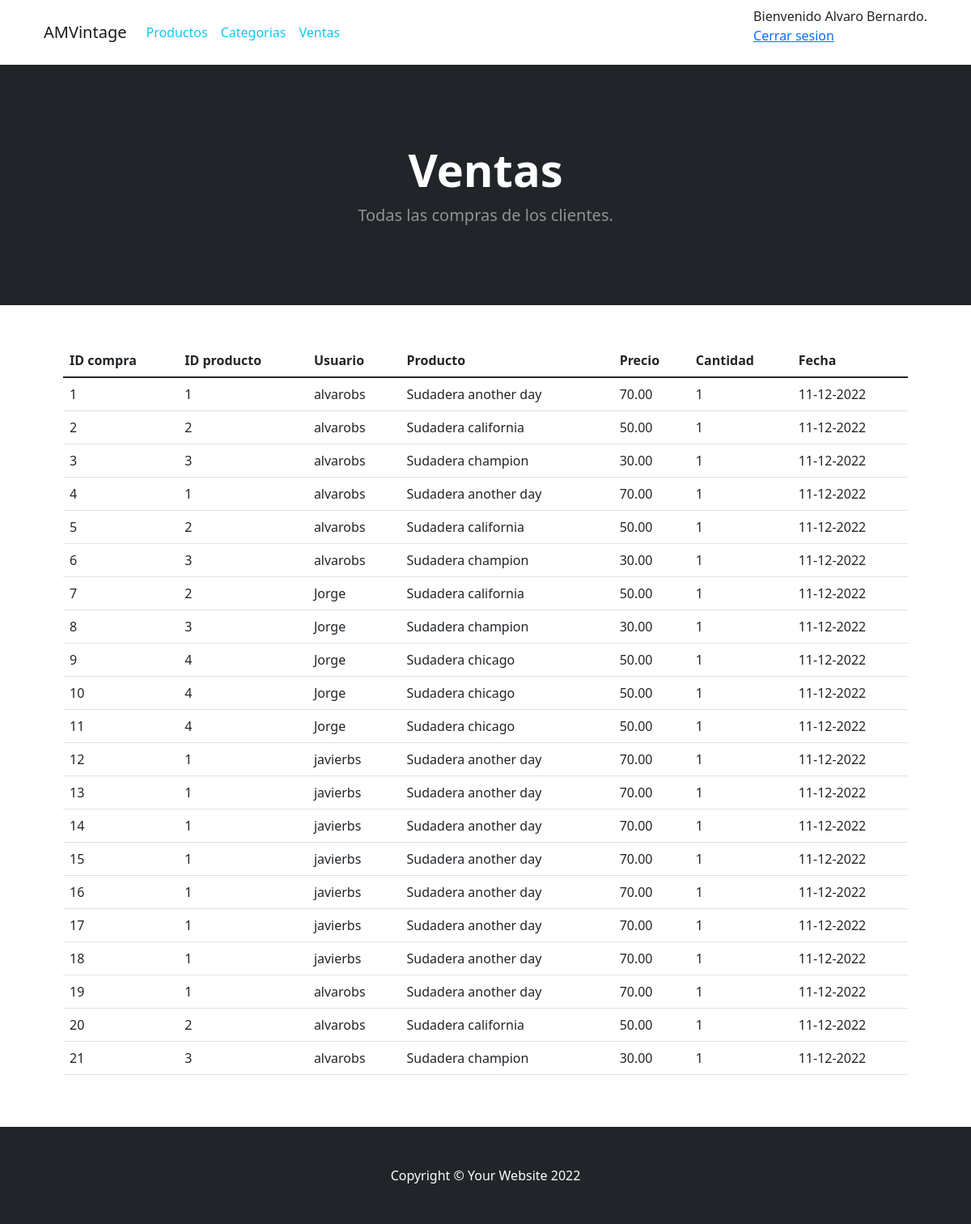
/administrarVentas.php (signed in), run on the app's committed database.
### tables this page shows
CREATE TABLE `usuarios` (
  `nombre` varchar(255) NOT NULL,
  `nombreUsuario` varchar(255) NOT NULL,
  `contra` varchar(255) NOT NULL,
  `direccion` varchar(255) NOT NULL,
  `gmail` varchar(255) NOT NULL,
  `telefono` int(11) NOT NULL,
  `tipo` varchar(255) NOT NULL
);

CREATE TABLE `compras` (
  `idCompra` int(11) NOT NULL,
  `id_producto` int(11) NOT NULL,
  `nombreUsuario` varchar(255) NOT NULL,
  `fecha` varchar(255) NOT NULL
);

CREATE TABLE `productos` (
  `id` int(11) NOT NULL,
  `nombre` varchar(255) NOT NULL,
  `descripcion` varchar(255) NOT NULL,
  `precio` decimal(10,2) NOT NULL,
  `cantidad` int(11) NOT NULL,
  `imagen` varchar(255) NOT NULL,
  `id_categoria` int(11) NOT NULL
);

### administrarVentas.php (the view, shortened to what this page needs)
<?php  require_once "conexion.php";
?>
<!DOCTYPE html>
<html lang="en">
<head>
    <link href="css/styles.css" rel="stylesheet" />
    <link href="css/estilos.css" rel="stylesheet" />
</head>
<body>
    <div class="container">
    <nav class="navbar navbar-expand-lg navbar-light">
  <div class="container-fluid">
    <a class="navbar-brand" href="index.php">AMVintage</a>
    <div class="collapse navbar-collapse" id="navbarNav">
      <ul class="navbar-nav">
        <a href="administrar.php" class="nav-link text-info" category="all">Productos</a>
      </ul>
      <ul class="navbar-nav">
        <a href="administrarCategorias.php" class="nav-link text-info" category="all">Categorias</a>
      </ul>
      <ul class="navbar-nav">
        <a href="administrarVentas.php" class="nav-link text-info" category="all">Ventas</a>
      </ul>
    </div>
    <ul>
            <?php
            if(isset($_SESSION["usuario"])){
                $nomusu=$_SESSION["usuario"];
                $query=mysqli_query($conexion,"SELECT nombre, nombreUsuario, tipo FROM usuarios WHERE nombreUsuario='$nomusu'");
                $result=mysqli_num_rows($query);
                if($result>0){
                    $data=mysqli_fetch_assoc($query);
                    echo "Bienvenido ".$data["nombre"].".";
                    echo "<br>";
                    echo "<a href='destruirsesion.php'>Cerrar sesion</a>";
                }
            }else{
            ?>
          <a href="inicioSesion.php" class="btn btn-primary">Iniciar sesión</a>
          <?php } ?>
            </ul>
  </div>
</nav>
    </div>
    <header class="bg-dark py-5">
        <div class="container px-4 px-lg-5 my-5">
            <div class="text-center text-white">
                <h1 class="display-4 fw-bolder">Ventas</h1>
                <p class="lead fw-normal text-white-50 mb-0">Todas las compras de los clientes.</p>
            </div>
        </div>
    </header>
    <section class="py-5">
        <div class="container px-4 px-lg-5">
            <div class="row">
                <div class="col-md-12">
                    <div class="table-responsive">
                        <table class="table table-hover">
                            <thead>
                                <tr>
                                    <th>ID compra</th>
                                    <th>ID producto</th>
                                    <th>Usuario</th>
                                    <th>Producto</th>
                                    <th>Precio</th>
                                    <th>Cantidad</th>
                                    <th>Fecha</th>
                                </tr>
                            </thead>
                            <tbody id="tblCarrito">
                        <?php
                        $query=mysqli_query($conexion,"SELECT *
                        FROM compras
                        INNER JOIN productos
                        ON compras.id_producto = productos.id;");
                        $result=mysqli_num_rows($query);
                        if($result>0){
                           while($data=mysqli_fetch_assoc($query)){
                               echo "<tr>";
                               echo "<td>".$data["idCompra"]."</td>";
                               echo "<td>".$data["id_producto"]."</td>";
                               echo "<td>".$data["nombreUsuario"]."</td>";
                               echo "<td>".$data["nombre"]."</td>";
                               echo "<td>".$data["precio"]."</td>";
                               echo "<td>1</td>";
                               echo "<td>".$data["fecha"]."</td>";
                           }
                        }
                        ?>
                            </tbody>
                        </table>
                    </div>
                </div>
            </div>
        </div>
    </section>
    <footer class="py-5 bg-dark">
        <div class="container">
            <p class="m-0 text-center text-white">Copyright &copy; Your Website 2022</p>
        </div>
    </footer>
</body>
</html>

### data on the page
usuarios: nombre "Alvaro Bernardo"
compras: idCompra "1", id_producto "1", nombreUsuario "alvarobs", id_producto.nombre "Sudadera another day", id_producto.precio "70.00", fecha "11-12-2022"
compras: idCompra "2", id_producto "2", nombreUsuario "alvarobs", id_producto.nombre "Sudadera california", id_producto.precio "50.00", fecha "11-12-2022"
compras: idCompra "3", id_producto "3", nombreUsuario "alvarobs", id_producto.nombre "Sudadera champion", id_producto.precio "30.00", fecha "11-12-2022"
compras: idCompra "4", id_producto "1", nombreUsuario "alvarobs", id_producto.nombre "Sudadera another day", id_producto.precio "70.00", fecha "11-12-2022"
compras: idCompra "5", id_producto "2", nombreUsuario "alvarobs", id_producto.nombre "Sudadera california", id_producto.precio "50.00", fecha "11-12-2022"
compras: idCompra "6", id_producto "3", nombreUsuario "alvarobs", id_producto.nombre "Sudadera champion", id_producto.precio "30.00", fecha "11-12-2022"
compras: idCompra "7", id_producto "2", nombreUsuario "Jorge", id_producto.nombre "Sudadera california", id_producto.precio "50.00", fecha "11-12-2022"
compras: idCompra "8", id_producto "3", nombreUsuario "Jorge", id_producto.nombre "Sudadera champion", id_producto.precio "30.00", fecha "11-12-2022"
compras: idCompra "9", id_producto "4", nombreUsuario "Jorge", id_producto.nombre "Sudadera chicago", id_producto.precio "50.00", fecha "11-12-2022"
compras: idCompra "10", id_producto "4", nombreUsuario "Jorge", id_producto.nombre "Sudadera chicago", id_producto.precio "50.00", fecha "11-12-2022"
compras: idCompra "11", id_producto "4", nombreUsuario "Jorge", id_producto.nombre "Sudadera chicago", id_producto.precio "50.00", fecha "11-12-2022"
compras: idCompra "12", id_producto "1", nombreUsuario "javierbs", id_producto.nombre "Sudadera another day", id_producto.precio "70.00", fecha "11-12-2022"
compras: idCompra "13", id_producto "1", nombreUsuario "javierbs", id_producto.nombre "Sudadera another day", id_producto.precio "70.00", fecha "11-12-2022"
compras: idCompra "14", id_producto "1", nombreUsuario "javierbs", id_producto.nombre "Sudadera another day", id_producto.precio "70.00", fecha "11-12-2022"
compras: idCompra "15", id_producto "1", nombreUsuario "javierbs", id_producto.nombre "Sudadera another day", id_producto.precio "70.00", fecha "11-12-2022"
compras: idCompra "16", id_producto "1", nombreUsuario "javierbs", id_producto.nombre "Sudadera another day", id_producto.precio "70.00", fecha "11-12-2022"
compras: idCompra "17", id_producto "1", nombreUsuario "javierbs", id_producto.nombre "Sudadera another day", id_producto.precio "70.00", fecha "11-12-2022"
compras: idCompra "18", id_producto "1", nombreUsuario "javierbs", id_producto.nombre "Sudadera another day", id_producto.precio "70.00", fecha "11-12-2022"
compras: idCompra "19", id_producto "1", nombreUsuario "alvarobs", id_producto.nombre "Sudadera another day", id_producto.precio "70.00", fecha "11-12-2022"
compras: idCompra "20", id_producto "2", nombreUsuario "alvarobs", id_producto.nombre "Sudadera california", id_producto.precio "50.00", fecha "11-12-2022"
compras: idCompra "21", id_producto "3", nombreUsuario "alvarobs", id_producto.nombre "Sudadera champion", id_producto.precio "30.00", fecha "11-12-2022"
